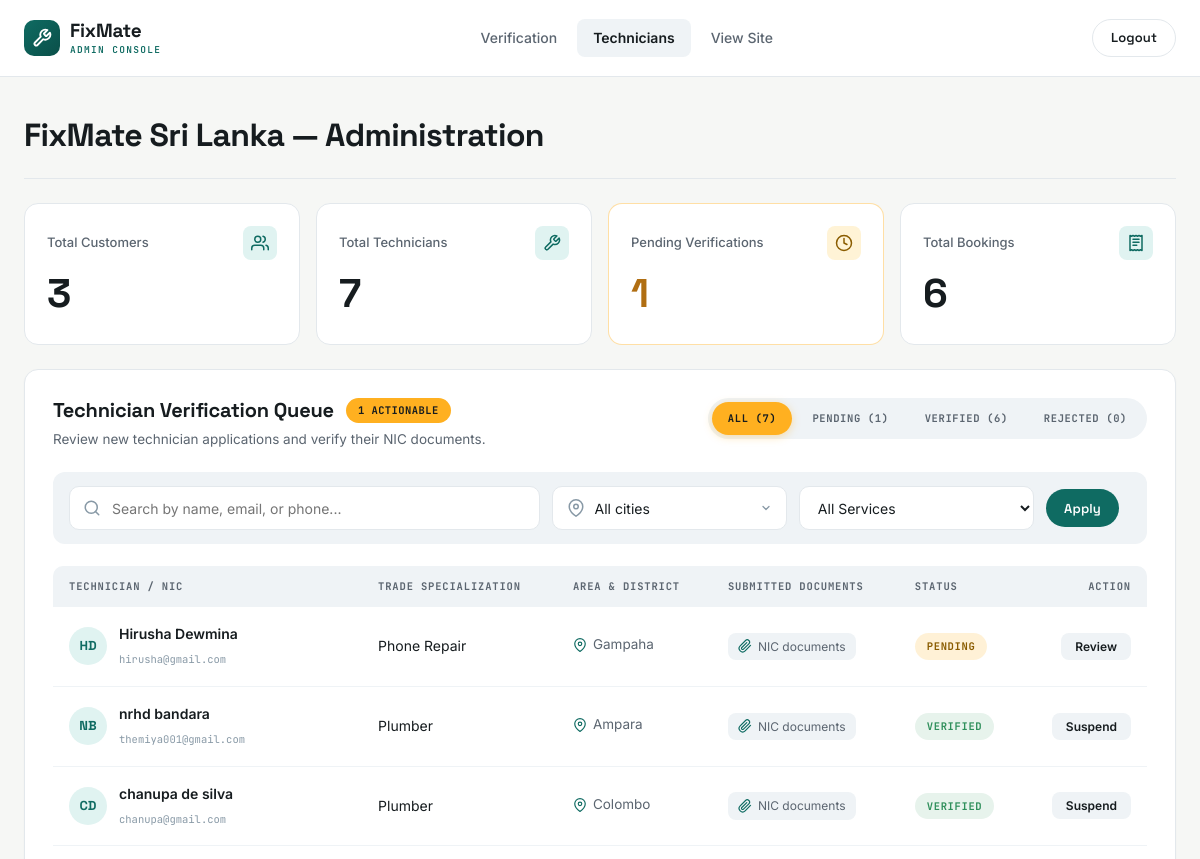
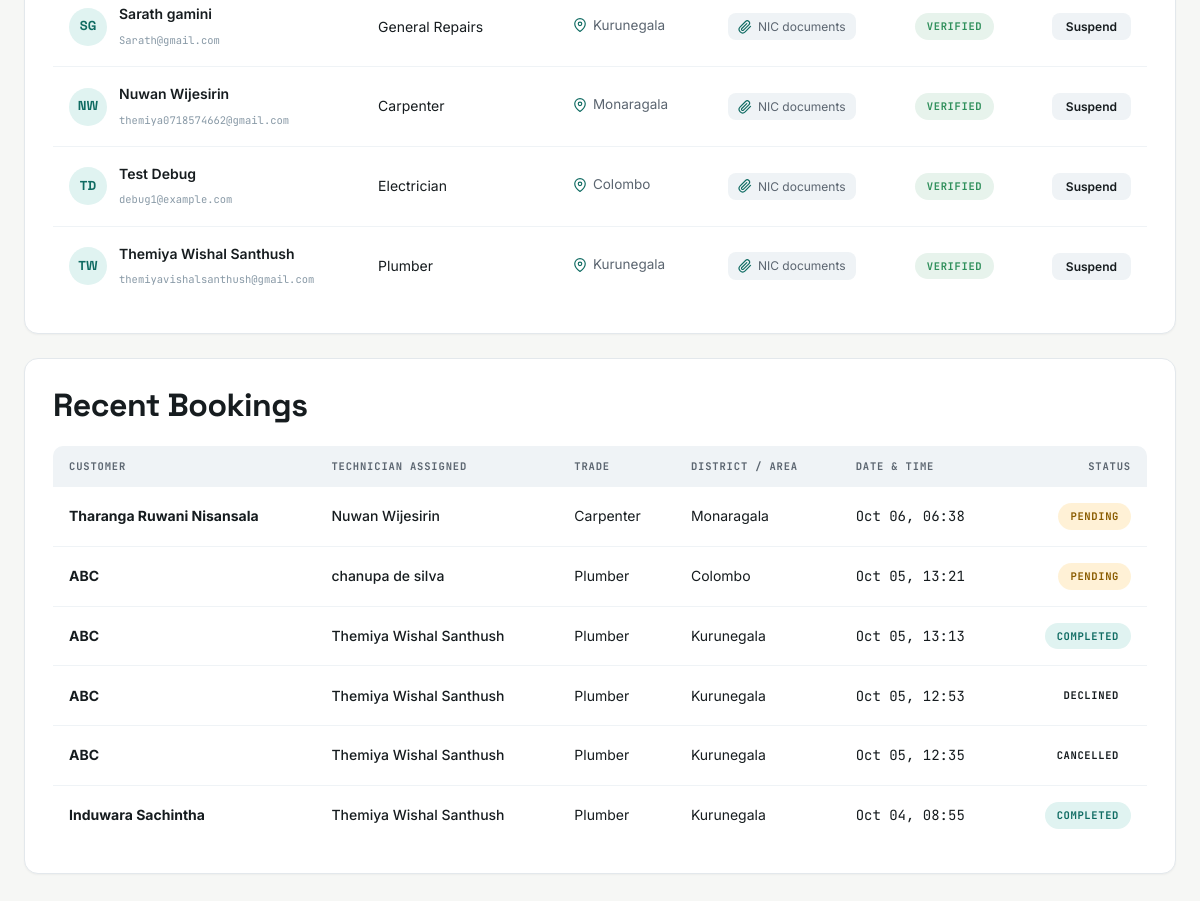
/pages/admin_panel.php (signed in), run on an earlier commit of the app's database (2 pictures, top to bottom).
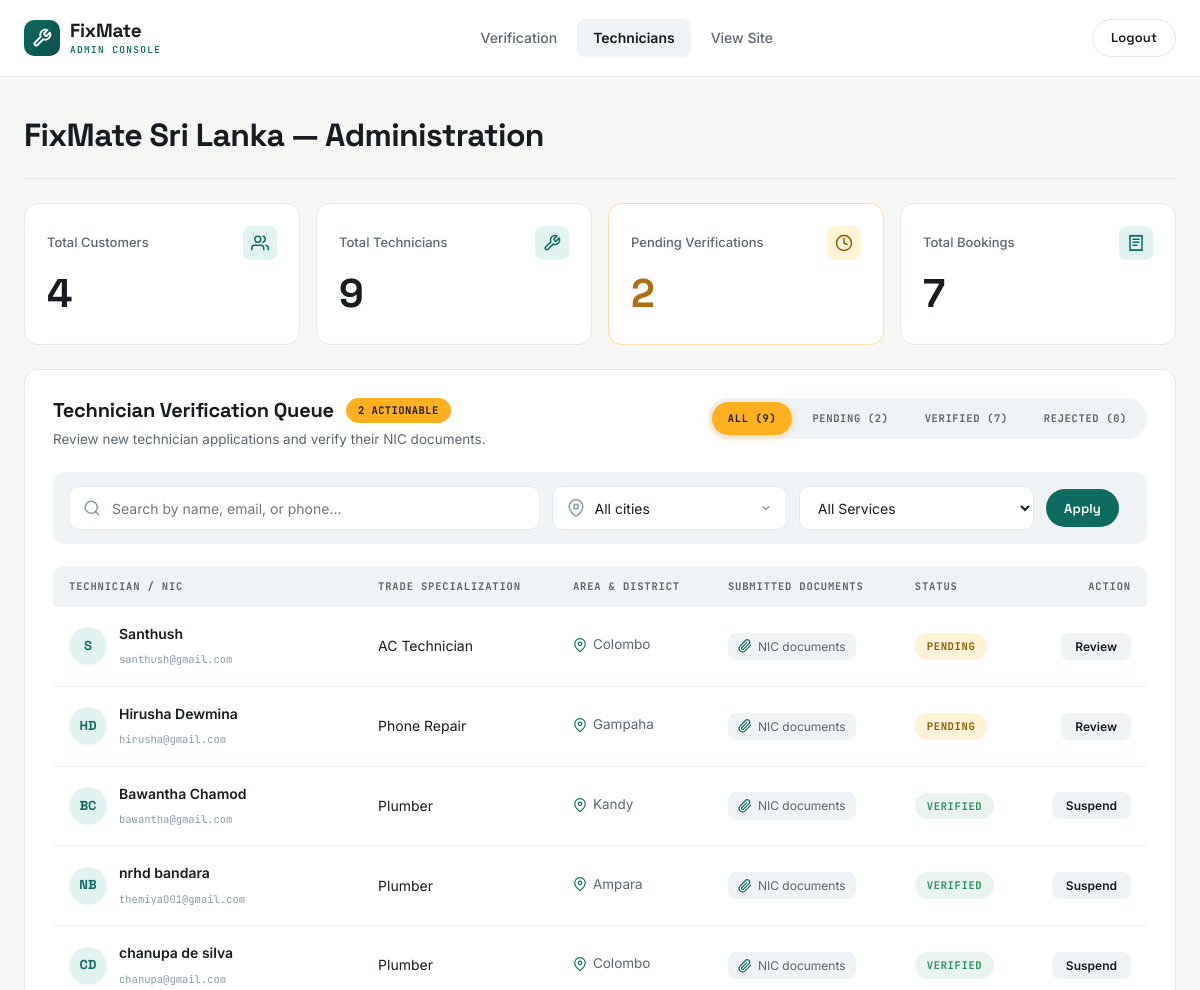
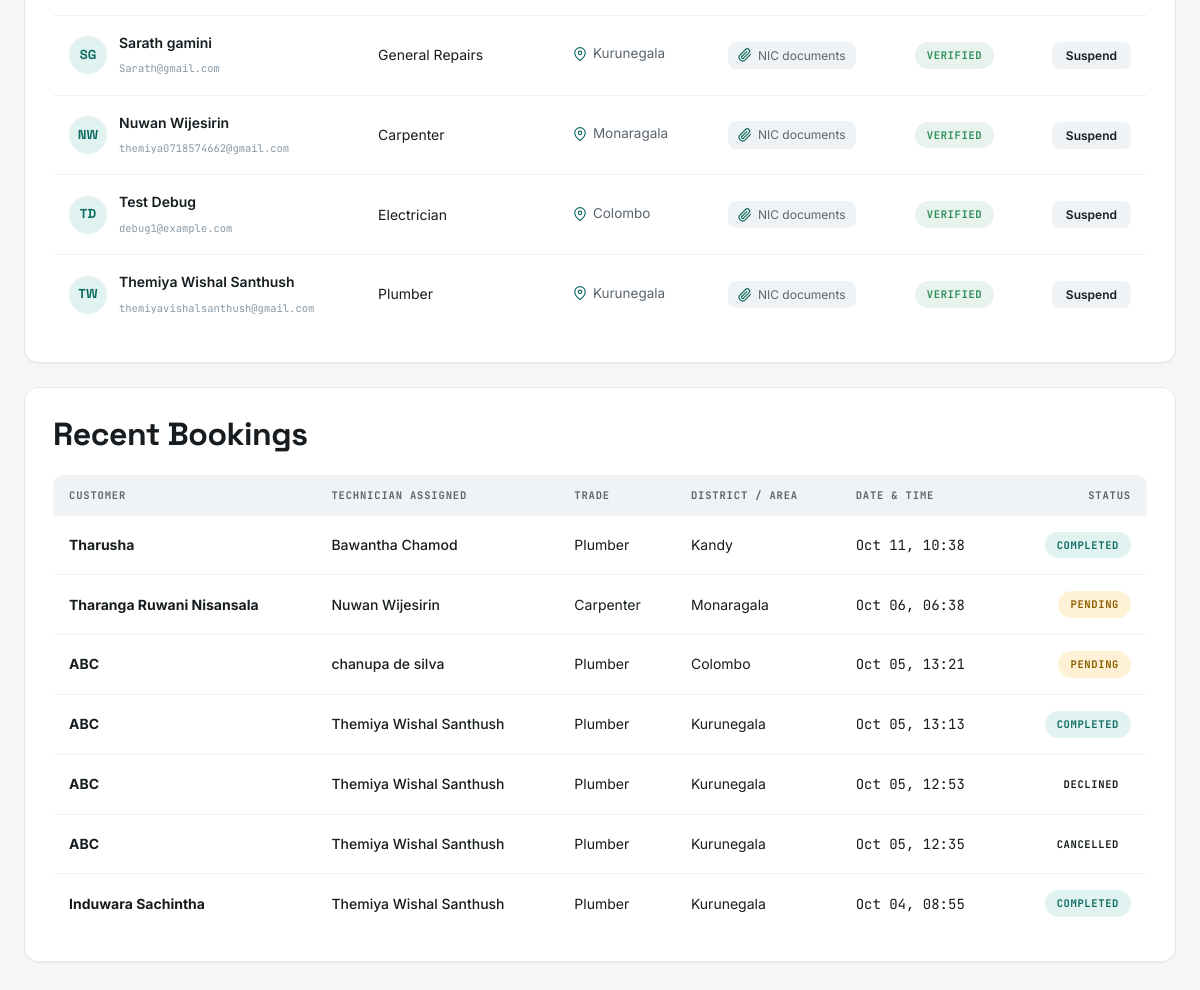
And on a later commit of the database (2 pictures, top to bottom).
### tables this page shows
CREATE TABLE `technicians` (
  `id` int(11) NOT NULL,
  `email` varchar(100) NOT NULL,
  `password` varchar(255) NOT NULL,
  `name` varchar(100) NOT NULL,
  `phone` varchar(20) NOT NULL,
  `district_id` int(11) NOT NULL,
  `city` varchar(100) DEFAULT NULL,
  `service_id` int(11) NOT NULL,
  `experience` int(11) DEFAULT 0,
  `callout_fee` varchar(50) DEFAULT 'Rs. 2,000',
  `rating` decimal(2,1) DEFAULT 0.0,
  `jobs_completed` int(11) DEFAULT 0,
  `bio` text DEFAULT NULL,
  `profile_picture` varchar(255) DEFAULT NULL,
  `status` enum('pending','verified','rejected','suspended') DEFAULT 'pending',
  `available` tinyint(1) DEFAULT 1,
  `nic_front` varchar(255) DEFAULT NULL,
  `nic_back` varchar(255) DEFAULT NULL,
  `rejection_reason` text DEFAULT NULL,
  `verified_at` timestamp NULL DEFAULT NULL,
  `created_at` timestamp NOT NULL DEFAULT current_timestamp()
);

CREATE TABLE `services` (
  `id` int(11) NOT NULL,
  `service_name` varchar(100) NOT NULL
);

CREATE TABLE `districts` (
  `id` int(11) NOT NULL,
  `district_name` varchar(100) NOT NULL
);

CREATE TABLE `bookings` (
  `id` int(11) NOT NULL,
  `user_id` int(11) NOT NULL,
  `technician_id` int(11) NOT NULL,
  `job_description` text NOT NULL,
  `preferred_time` varchar(120) NOT NULL,
  `status` enum('pending','accepted','declined','completed','cancelled') DEFAULT 'pending',
  `created_at` timestamp NOT NULL DEFAULT current_timestamp(),
  `updated_at` timestamp NOT NULL DEFAULT current_timestamp() ON UPDATE current_timestamp()
);

CREATE TABLE `users` (
  `id` int(11) NOT NULL,
  `email` varchar(100) NOT NULL,
  `password` varchar(255) NOT NULL,
  `name` varchar(100) NOT NULL,
  `phone` varchar(20) DEFAULT NULL,
  `district_id` int(11) DEFAULT NULL,
  `city` varchar(100) DEFAULT NULL,
  `profile_picture` varchar(255) DEFAULT NULL,
  `status` enum('active','blocked') DEFAULT 'active',
  `created_at` timestamp NOT NULL DEFAULT current_timestamp()
);

### pages/admin_panel.php (the view, shortened to what the rows shown need)
<?php
include '../includes/config.php';
$where = [];
$where_sql = count($where) > 0 ? 'WHERE ' . implode(' AND ', $where) : '';
$queue_sql = "SELECT t.*, s.service_name, d.district_name
              FROM technicians t
              JOIN services  s ON t.service_id  = s.id
              JOIN districts d ON t.district_id = d.id
              $where_sql
              ORDER BY
                CASE t.status
                    WHEN 'pending'  THEN 1
                    WHEN 'verified' THEN 2
                    WHEN 'rejected' THEN 3
                    ELSE 4
                END,
                t.created_at DESC";
$queue = mysqli_query($conn, $queue_sql);
$queue_rows = [];
while ($r = mysqli_fetch_assoc($queue)) { $queue_rows[] = $r; }
$feed_sql = "SELECT b.id, b.status, b.created_at, b.preferred_time,
                    u.name AS customer_name,
                    t.name AS tech_name,
                    s.service_name, d.district_name
             FROM bookings b
             JOIN users u       ON b.user_id = u.id
             JOIN technicians t ON b.technician_id = t.id
             JOIN services s    ON t.service_id = s.id
             JOIN districts d   ON t.district_id = d.id
             ORDER BY b.created_at DESC
             LIMIT 10";
$feed_query = mysqli_query($conn, $feed_sql);
$audit_feed = [];
while ($row = mysqli_fetch_assoc($feed_query)) { $audit_feed[] = $row; }
?>
<!DOCTYPE html>
<html lang="en">
<head>
    <link rel="stylesheet" href="../css/style.css">
</head>
<body>
<section class="admin-page">
    <div class="container">
        <div class="admin-masthead">
            <div>
                <h1>FixMate Sri Lanka — Administration</h1>
            </div>
        </div>
        <section class="admin-card">
            <div class="admin-card-head">
                <div>
                    <div class="admin-card-title">
                        <h2>Technician Verification Queue</h2>
                    </div>
                </div>
            </div>
            <?php if (count($queue_rows) > 0) { ?>
                <div class="admin-table-wrap">
                    <table class="admin-table">
                        <thead>
                            <tr>
                                <th>Technician / NIC</th>
                                <th>Trade Specialization</th>
                                <th>Area &amp; District</th>
                                <th>Submitted Documents</th>
                                <th>Status</th>
                                <th class="right">Action</th>
                            </tr>
                        </thead>
                        <tbody>
                            <?php foreach ($queue_rows as $tech) {
                                $initials = '';
                                $parts = explode(' ', $tech['name']);
                                foreach ($parts as $p) { $initials .= strtoupper(substr($p, 0, 1)); }
                                $initials = substr($initials, 0, 2);
                            ?>
                                <tr>
                                    <td>
                                        <div class="admin-cell-person">
                                            <div class="admin-avatar">
                                                <?php if ($tech['status'] == 'verified') { echo $initials; } else { echo $initials; } ?>
                                            </div>
                                            <div>
                                                <strong><?php echo htmlspecialchars($tech['name']); ?></strong>
                                                <span class="admin-cell-sub"><?php echo htmlspecialchars($tech['email']); ?></span>
                                            </div>
                                        </div>
                                    </td>
                                    <td><?php echo htmlspecialchars($tech['service_name']); ?></td>
                                    <td>
                                        <span class="admin-cell-area">
                                            <svg width="14" height="14" viewBox="0 0 24 24" fill="none" stroke="currentColor" stroke-width="2" stroke-linecap="round" stroke-linejoin="round">
                                                <path d="M21 10c0 7-9 13-9 13s-9-6-9-13a9 9 0 0 1 18 0z"/>
                                                <circle cx="12" cy="10" r="3"/>
                                            </svg>
                                            <?php echo htmlspecialchars($tech['district_name']); ?>
                                        </span>
                                    </td>
                                    <td>
                                        <span class="admin-doc">
                                            <svg width="14" height="14" viewBox="0 0 24 24" fill="none" stroke="currentColor" stroke-width="2" stroke-linecap="round" stroke-linejoin="round">
                                                <path d="M21.44 11.05l-9.19 9.19a6 6 0 0 1-8.49-8.49l9.19-9.19a4 4 0 0 1 5.66 5.66l-9.2 9.19a2 2 0 0 1-2.83-2.83l8.49-8.48"/>
                                            </svg>
                                            NIC documents
                                        </span>
                                    </td>
                                    <td>
                                        <span class="admin-status-pill <?php echo $tech['status']; ?>">
                                            <?php echo strtoupper($tech['status']); ?>
                                        </span>
                                    </td>
                                    <td class="right">
                                         <?php if ($tech['status'] == 'pending') { ?>
                                             <a href="admin_verify.php?tech_id=<?php echo $tech['id']; ?>" class="admin-text-btn">
                                                 Review
                                             </a>
                                         <?php } elseif ($tech['status'] == 'verified') { ?>
                                             <form method="POST" style="display:inline;">
                                                 <button type="submit" class="admin-text-btn" onclick="return confirm('Suspend this technician?')">Suspend</button>
                                             </form>
                                         <?php } else { ?>
                                             <a href="admin_verify.php?tech_id=<?php echo $tech['id']; ?>" class="admin-text-btn">
                                                 Re-evaluate
                                             </a>
                                         <?php } ?>
                                    </td>
                                </tr>
                            <?php } ?>
                        </tbody>
                    </table>
                </div>
            <?php } ?>
        </section>
        <section class="admin-card">
            <div class="admin-card-head">
                <div>
            <h2>Recent Bookings</h2>
            </div>
            </div>
            <div class="admin-table-wrap">
                <table class="admin-table">
                    <thead>
                        <tr>
                            <th>Customer</th>
                            <th>Technician Assigned</th>
                            <th>Trade</th>
                            <th>District / Area</th>
                            <th>Date &amp; Time</th>
                            <th class="right">Status</th>
                        </tr>
                    </thead>
                    <tbody>
                        <?php foreach ($audit_feed as $row) { ?>
                            <tr>
                                <td><strong><?php echo htmlspecialchars($row['customer_name']); ?></strong></td>
                                <td class="teal-text"><?php echo htmlspecialchars($row['tech_name']); ?></td>
                                <td><?php echo htmlspecialchars($row['service_name']); ?></td>
                                <td><?php echo htmlspecialchars($row['district_name']); ?></td>
                                <td class="admin-time"><?php echo date('M d, H:i', strtotime($row['created_at'])); ?></td>
                                <td class="right">
                                    <span class="admin-status-pill <?php echo $row['status']; ?>">
                                        <?php echo strtoupper($row['status']); ?>
                                    </span>
                                </td>
                            </tr>
                        <?php } ?>
                    </tbody>
                </table>
            </div>
        </section>
    </div>
</section>
</body>
</html>

What changed in the data, as far as the page shows it:
added technicians: initials "S", name "Santhush", email "santhush@gmail.com", service.service_name "AC Technician", district.district_name "Colombo", status "PENDING"
added technicians: initials "BC", name "Bawantha Chamod", email "bawantha@gmail.com", service.service_name "Plumber", district.district_name "Kandy", status "VERIFIED"
added bookings: user.name "Tharusha", technician.name "Bawantha Chamod", services.service_name "Plumber", districts.district_name "Kandy", created_at "Oct 11, 10:38", status "COMPLETED"
Also different on the page:
$total_customers: "3" → "4"
$total_techs: "7" → "9"
$pending_count: "1" → "2"
$total_bookings: "6" → "7"
$verified_count: "6" → "7"
